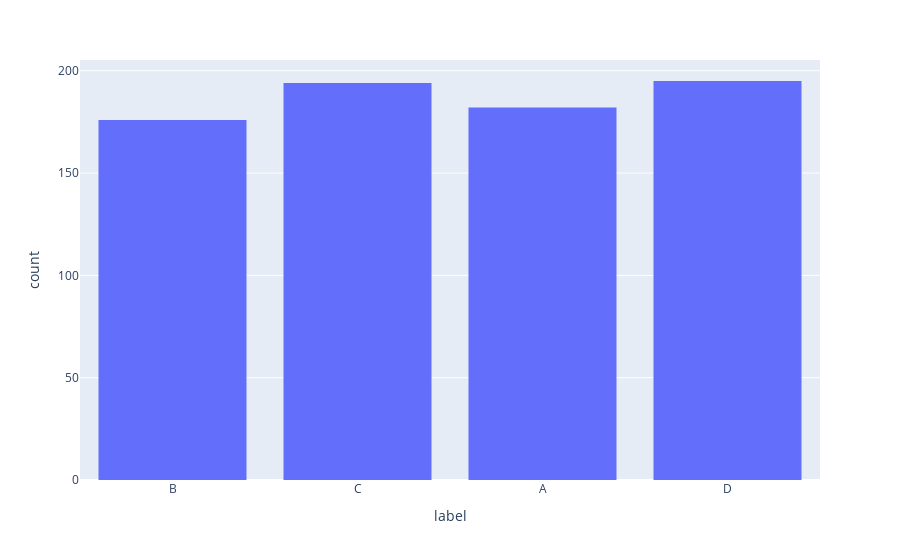

The notebook cell saved with this chart:
### Code cell
langs = ['ALS', 'YO', 'TR', 'AZ', 'IG']
val_lens = [200, 200, 195, 200, 200] # remaining are for test

for i, lang in enumerate(langs):
    df = pd.read_csv(BASE_PATH / f'{lang}.csv')

    df = df[['annotation_id', 'text', 'question_updated', 'answer_updated', 'wrong_answer_1', 'wrong_answer_2', 'wrong_answer_3']]
    df.rename(columns={'question_updated': 'question', 'answer_updated': 'A', 'wrong_answer_1': 'B', 'wrong_answer_2': 'C', 'wrong_answer_3': 'D'}, inplace=True)
    df = df.loc[val_lens[i]:]
    
    df['label'] = 'A'
    for index, row in df.iterrows():
        answers = [row['A'], row['B'], row['C'], row['D']]
        label, answers_shuffled = shuffle_answers(answers)
        
        assert answers[0] == answers_shuffled[char2idx[label]], f'issue with shuffling: \ngold label: {label}, \ngold answer: {answers[0]} \nAnswers shuffled: {answers_shuffled}'
        
        df.at[index, 'label'] = label
        df.at[index, 'A'] = answers_shuffled[0]
        df.at[index, 'B'] = answers_shuffled[1]
        df.at[index, 'C'] = answers_shuffled[2]
        df.at[index, 'D'] = answers_shuffled[3]

    
    df.to_csv(BASE_PATH / f'MC_{lang}_reference_test.csv', index=False)
    
    df_unlabeled = df.drop(columns=['label'])
    df_unlabeled['prediction'] = ''
    df_unlabeled.to_csv(BASE_PATH / f'MC_{lang}_test.predict', index=False)

    print(f'{lang}: {len(df)}')
    
    
    hist = px.histogram(df, x="label", nbins=4)
    
    
    
    

hist.show()

### Figure 1 — Plotly figure (JSON) as saved in the notebook; plotly's stock layout.template omitted (floating-point values rounded to 4 significant figures; data arrays with more than 128 entries replaced by an {"elided": "..."} marker saying what was removed)
{"data": [{"alignmentgroup": "True", "bingroup": "x", "hovertemplate": "label=%{x}<br>count=%{y}<extra></extra>", "legendgroup": "", "marker": {"color": "#636efa", "pattern": {"shape": ""}}, "name": "", "nbinsx": 4, "offsetgroup": "", "orientation": "v", "showlegend": false, "type": "histogram", "x": {"elided": "747 str values"}, "xaxis": "x", "yaxis": "y"}], "layout": {"barmode": "relative", "legend": {"tracegroupgap": 0}, "margin": {"t": 60}, "xaxis": {"anchor": "y", "domain": [0, 1], "title": {"text": "label"}}, "yaxis": {"anchor": "x", "domain": [0, 1], "title": {"text": "count"}}}}
